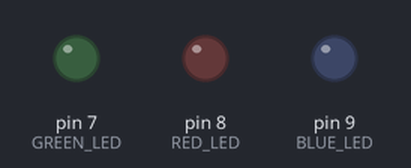
Bench run of a sketch on a simulated Arduino Uno, built with avr-gcc and run on an emulated ATmega328P. Parts: output pins drawn as LEDs (lit = HIGH).

Above: at 1.0 s.
At 5.0 s:
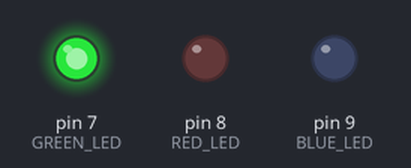
At 7.0 s:
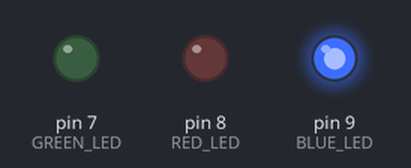
At 9.0 s:
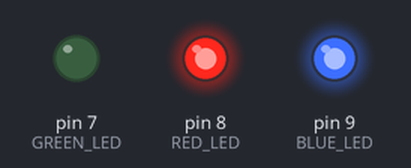
At 13.0 s:
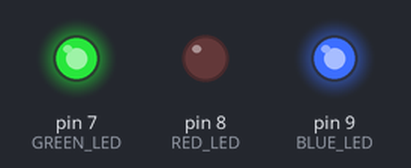
At 17.0 s:
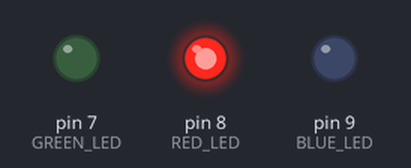
Timing chart, 0 to 18.2 s (numbered marks = the images above):
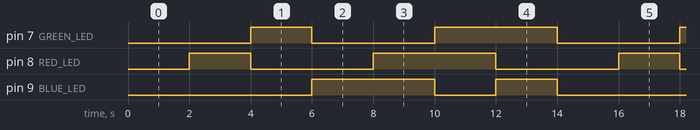

The sketch:

LED_Test.ino
```cpp
/*
 * FYDP
 *
 * Hardware LED Test
 *
 * Department of Systems Design Engineering
 * University of Waterloo
 * Class of 2018
 *
 * SYDE 462 - Group 14
 * Cory Welch - 20520003
 * Sophia Castellarin - 20506069
 * Raunaq Suri - 20519728
 * Dhananjay (Danny) Gosain - 20524438
 */

  // General
  #define BAUD 9600

  // LED Pins
  #define RED_LED 8
  #define GREEN_LED 7
  #define BLUE_LED 9


void setup() {

  // SETUP DIGITAL OUTPUTS
  pinMode(RED_LED, OUTPUT);
  pinMode(GREEN_LED, OUTPUT);
  pinMode(BLUE_LED, OUTPUT);

  digitalWrite(RED_LED,LOW);
  digitalWrite(GREEN_LED,LOW);
  digitalWrite(BLUE_LED,LOW);

}

void loop() {

  delay(2000);
  digitalWrite(BLUE_LED,LOW);
  digitalWrite(GREEN_LED,LOW);
  digitalWrite(RED_LED,HIGH);

  delay(2000);
  digitalWrite(BLUE_LED,LOW);
  digitalWrite(GREEN_LED,HIGH);
  digitalWrite(RED_LED,LOW);

  delay(2000);
  digitalWrite(BLUE_LED,HIGH);
  digitalWrite(GREEN_LED,LOW);
  digitalWrite(RED_LED,LOW);

  delay(2000);
  digitalWrite(BLUE_LED,HIGH);
  digitalWrite(GREEN_LED,LOW);
  digitalWrite(RED_LED,HIGH);

  delay(2000);
  digitalWrite(BLUE_LED,LOW);
  digitalWrite(GREEN_LED,HIGH);
  digitalWrite(RED_LED,HIGH);

  delay(2000);
  digitalWrite(BLUE_LED,HIGH);
  digitalWrite(GREEN_LED,HIGH);
  digitalWrite(RED_LED,LOW);

  delay(2000);
  digitalWrite(BLUE_LED,LOW);
  digitalWrite(GREEN_LED,LOW);
  digitalWrite(RED_LED,LOW);

}
```

Measured:
- by itself, pin 7 (GREEN_LED), pin 8 (RED_LED): repeats every 14.0 s: LOW 4.0 s, HIGH 4.0 s, LOW 4.0 s, HIGH 2.0 s
- by itself, pin 9 (BLUE_LED): repeats every 14.0 s: LOW 2.0 s, HIGH 2.0 s, LOW 6.0 s, HIGH 4.0 s
- by itself, everything shown: repeats every 14.0 s, in 7 steps
